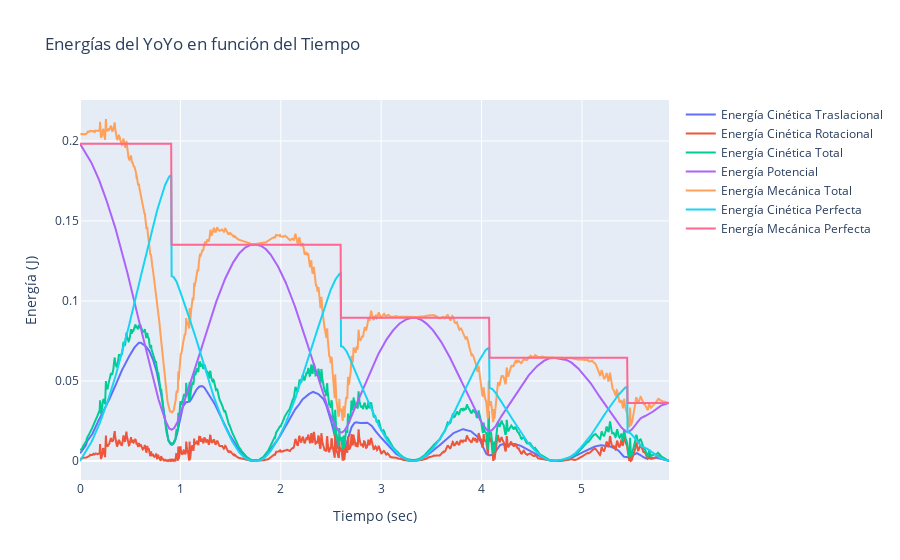

Write notebook code for a chart like this one.
### Code cell
import plotly.graph_objects as go

fig = go.Figure()

fig.add_trace(go.Scatter(x=dfEnergia['Time (sec)'], y=dfEnergia['Energia_Cinetica_Traslacional'],mode='lines', name='Energía Cinética Traslacional'))
fig.add_trace(go.Scatter(x=dfEnergia['Time (sec)'], y=dfEnergia['Energia_Cinetica_Rotacional'],mode='lines', name='Energía Cinética Rotacional'))
fig.add_trace(go.Scatter(x=dfEnergia['Time (sec)'], y=dfEnergia['Energia_Cinetica_Total'],mode='lines', name='Energía Cinética Total'))
fig.add_trace(go.Scatter(x=dfEnergia['Time (sec)'], y=dfEnergia['Energia_Potencial'],mode='lines', name='Energía Potencial'))
fig.add_trace(go.Scatter(x=dfEnergia['Time (sec)'], y=dfEnergia['Energia_Mecanica'],mode='lines', name='Energía Mecánica Total'))
fig.add_trace(go.Scatter(x=dfEnergia['Time (sec)'], y=dfEnergia['Energia_Cinetica_Perfecta'],mode='lines', name='Energía Cinética Perfecta'))
fig.add_trace(go.Scatter(x=dfEnergia['Time (sec)'], y=dfEnergia['Energia_Mecanica_Perfecta'],mode='lines', name='Energía Mecánica Perfecta'))

fig.update_layout(title='Energías del YoYo en función del Tiempo',xaxis_title='Tiempo (sec)',yaxis_title='Energía (J)')

fig.show()

### Figure 1 — Plotly figure (JSON) as saved in the notebook; plotly's stock layout.template omitted (floating-point values rounded to 4 significant figures; data arrays with more than 128 entries replaced by an {"elided": "..."} marker saying what was removed)
{"data": [{"mode": "lines", "name": "Energía Cinética Traslacional", "type": "scatter", "x": {"elided": "1409 float values"}, "y": {"elided": "1409 float values"}}, {"mode": "lines", "name": "Energía Cinética Rotacional", "type": "scatter", "x": {"elided": "1409 float values"}, "y": {"elided": "1409 float values"}}, {"mode": "lines", "name": "Energía Cinética Total", "type": "scatter", "x": {"elided": "1409 float values"}, "y": {"elided": "1409 float values"}}, {"mode": "lines", "name": "Energía Potencial", "type": "scatter", "x": {"elided": "1409 float values"}, "y": {"elided": "1409 float values"}}, {"mode": "lines", "name": "Energía Mecánica Total", "type": "scatter", "x": {"elided": "1409 float values"}, "y": {"elided": "1409 float values"}}, {"mode": "lines", "name": "Energía Cinética Perfecta", "type": "scatter", "x": {"elided": "1409 float values"}, "y": {"elided": "1409 float values"}}, {"mode": "lines", "name": "Energía Mecánica Perfecta", "type": "scatter", "x": {"elided": "1409 float values"}, "y": {"elided": "1409 float values"}}], "layout": {"title": {"text": "Energías del YoYo en función del Tiempo"}, "xaxis": {"title": {"text": "Tiempo (sec)"}}, "yaxis": {"title": {"text": "Energía (J)"}}}}
